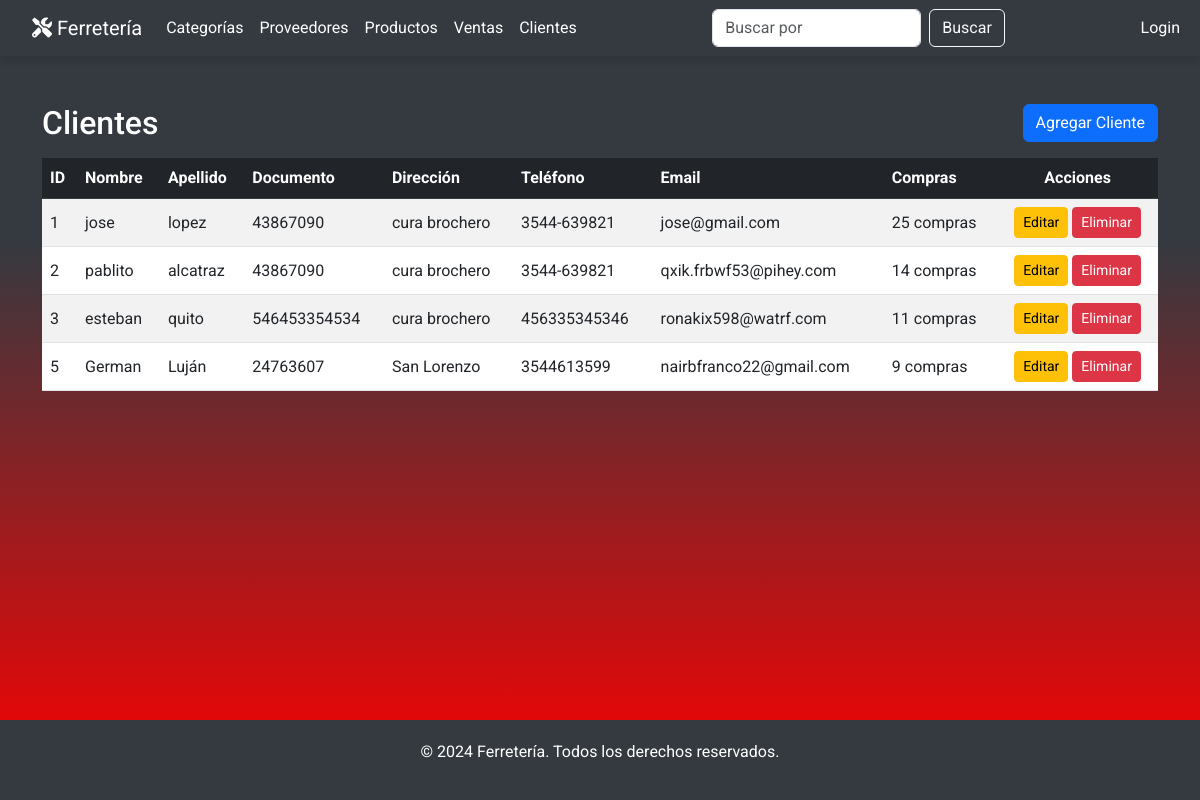
The page /clientes/ on the database as committed earlier.
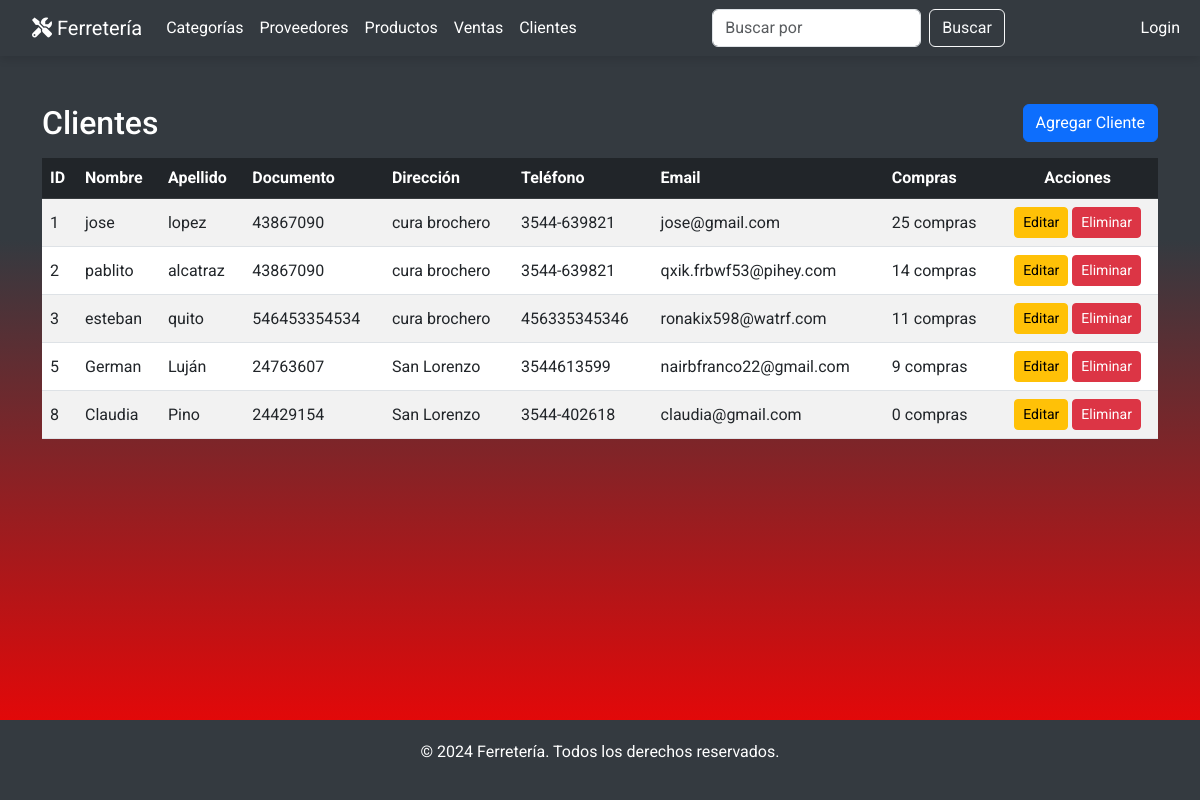
The same page on the database as committed later.
### miAplicacion/models.py (models this page shows, shortened)
class Cliente(models.Model):
    nombre = models.CharField(max_length=50)
    apellido = models.CharField(max_length=100)
    documento = models.CharField(max_length=50)
    direccion = models.CharField(max_length=200, default='', blank=True)
    telefono = models.CharField(max_length=15)
    email = models.EmailField(default='', blank=True)

### miAplicacion/views.py (the view)
# urls.py: path('clientes/', views.cliente_lista, name='cliente_lista'),
def cliente_lista(request):
    clientes = Cliente.objects.annotate(compras_recientes=Count('venta'))
    return render(request, 'clientes/cliente_lista.html', {'clientes': clientes})

### miAplicacion/templates/clientes/cliente_lista.html (shortened to what this page needs)
{% extends 'base.html' %}
{% block content %}
<div class="container my-5">
    <div class="d-flex justify-content-between align-items-center mb-3">
        <h2 class="mb-0">Clientes</h2>
        <a href="{% url 'cliente_agregar' %}" class="btn btn-primary">Agregar Cliente</a>
    </div>
    <div class="table-responsive">
        <table class="table table-striped table-hover align-middle">
            <thead class="table-dark">
                <tr>
                    <th>ID</th>
                    <th>Nombre</th>
                    <th>Apellido</th>
                    <th>Documento</th>
                    <th>Dirección</th>
                    <th>Teléfono</th>
                    <th>Email</th>
                    <th>Compras</th>
                    <th class="text-center">Acciones</th>
                </tr>
            </thead>
            <tbody>
                {% for cliente in clientes %}
                <tr onclick="window.location='{% url 'cliente_compras' cliente.id %}'">
                    <td>{{ cliente.id }}</td>
                    <td>{{ cliente.nombre }}</td>
                    <td>{{ cliente.apellido }}</td>
                    <td>{{ cliente.documento }}</td>
                    <td>{{ cliente.direccion }}</td>
                    <td>{{ cliente.telefono }}</td>
                    <td>{{ cliente.email }}</td>
                    <td>{{ cliente.compras_recientes }} compras</td>
                    <td class="text-center">
                        <a href="{% url 'cliente_editar' cliente.id %}" class="btn btn-warning btn-sm">Editar</a>
                        <a href="{% url 'cliente_eliminar' cliente.id %}" class="btn btn-danger btn-sm">Eliminar</a>
                    </td>
                </tr>
                {% endfor %}
            </tbody>
        </table>
    </div>
</div>
{% endblock %}

Rows that differ between the two databases and show on the page:
added Cliente: id "8", nombre "Claudia", apellido "Pino", documento "24429154", direccion "San Lorenzo", telefono "3544-402618", email "claudia@gmail.com", compras_recientes "0"
